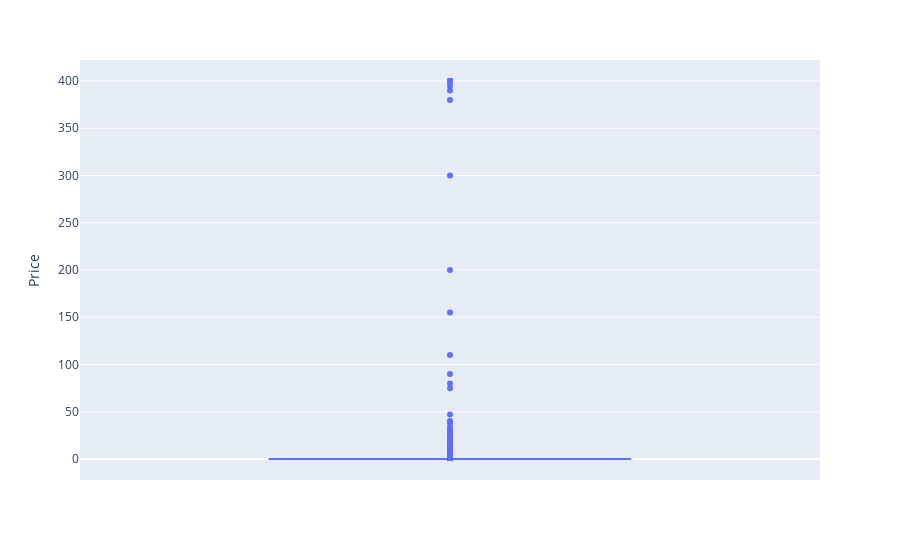

Notebook code for this chart:
### Code cell
px.box(df,y='Price')

### Figure 1 — Plotly figure (JSON) as saved in the notebook; plotly's stock layout.template omitted (floating-point values rounded to 4 significant figures; data arrays with more than 128 entries replaced by an {"elided": "..."} marker saying what was removed)
{"data": [{"alignmentgroup": "True", "hovertemplate": "Price=%{y}<extra></extra>", "legendgroup": "", "marker": {"color": "#636efa"}, "name": "", "notched": false, "offsetgroup": "", "orientation": "v", "showlegend": false, "type": "box", "x0": " ", "xaxis": "x", "y": {"elided": "10356 float values"}, "y0": " ", "yaxis": "y"}], "layout": {"boxmode": "group", "legend": {"tracegroupgap": 0}, "margin": {"t": 60}, "xaxis": {"anchor": "y", "domain": [0, 1]}, "yaxis": {"anchor": "x", "domain": [0, 1], "title": {"text": "Price"}}}}
